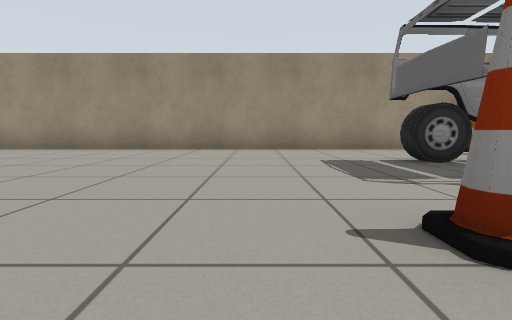
view 1 (above)

16 first-person views from a walk through a world built for the Gazebo simulator. The camera is 0.5 m above the floor, tilts 6° down and sees 85° across. Floor lines are 1 m apart. The floor is counted in squares, 1 m on a side. Each view is taken from the middle of a square. On the plan, view 1 faces up. The plan holds only what a view shows up to about 9 squares ahead; the rest is blank. The robots in the file are not drawn. Gazebo's built-in surfaces are drawn with simple patterns.

view 2
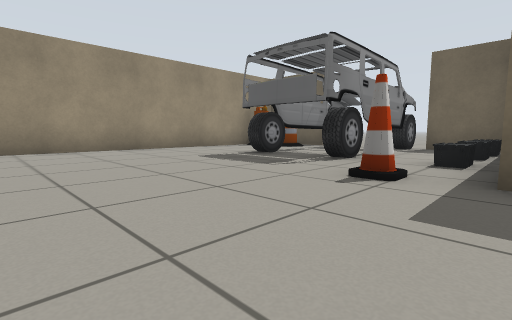

view 3
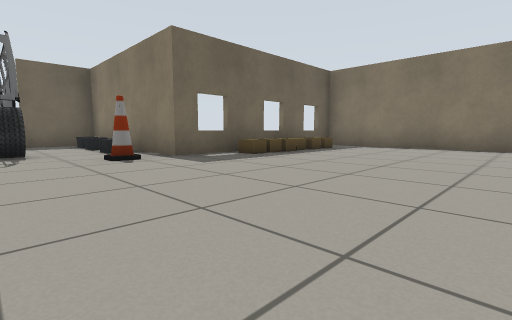

view 4
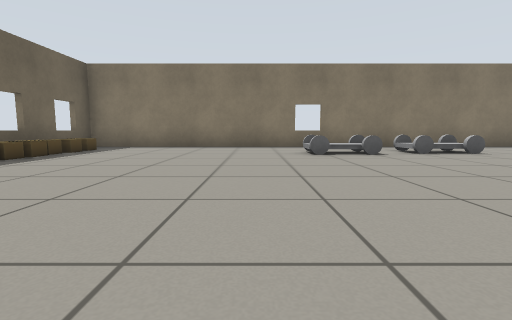

view 5
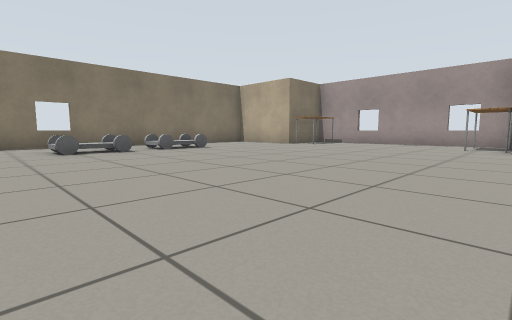

view 6
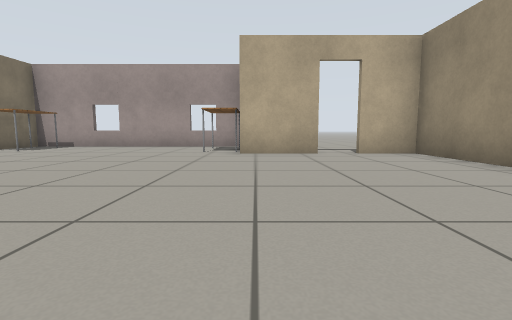

view 7
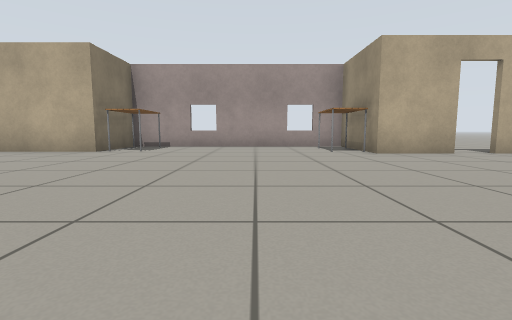

view 8
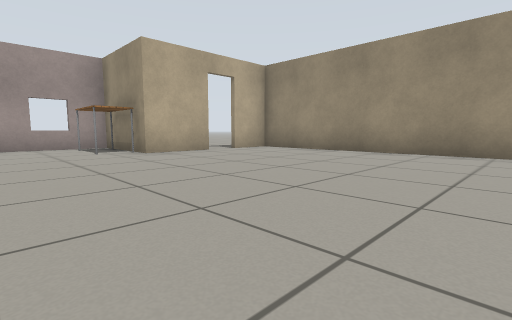

view 9
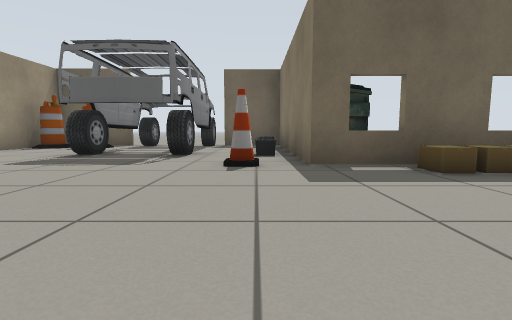

view 10
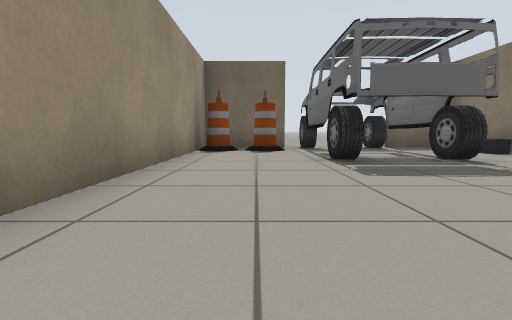

view 11
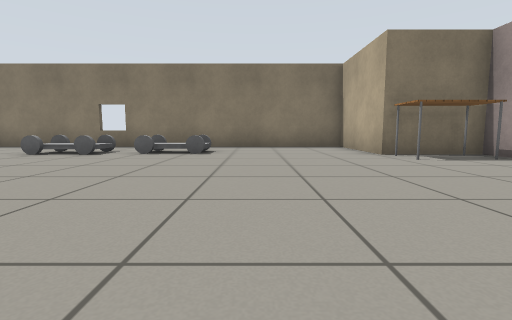

view 12
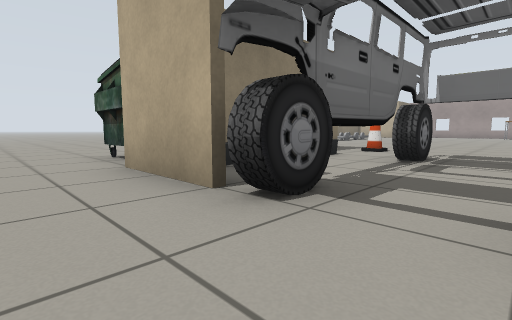

view 13
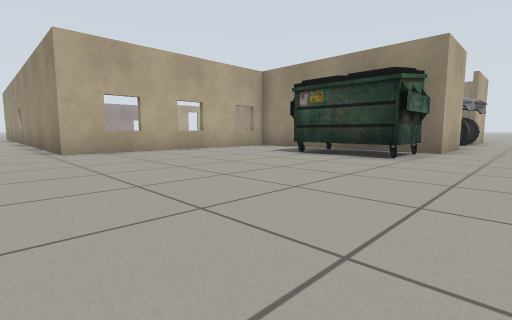

view 14
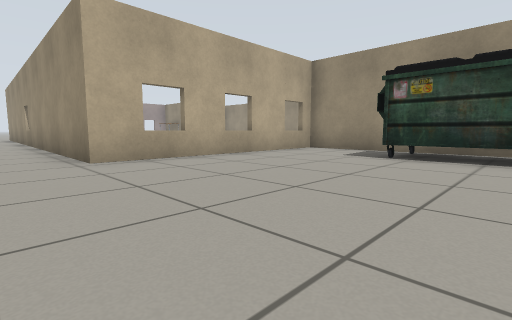

view 15
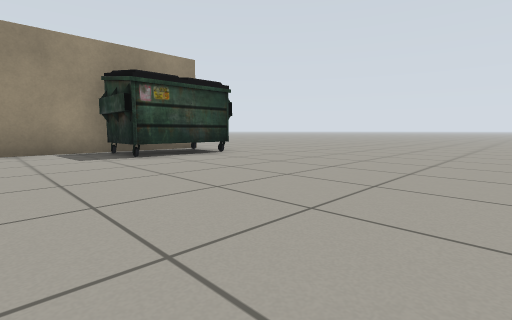

view 16
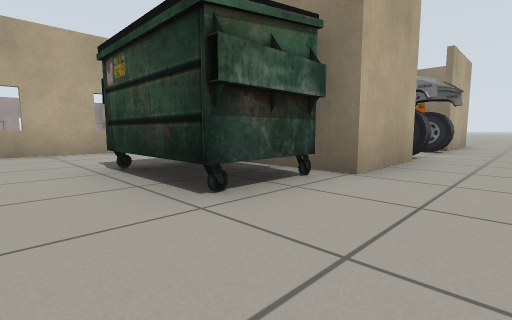

### Floor plan
Points are (right, up) in squares from view 1. A wall is a line through its corners. A room is listed if a view was taken in it or the views show most of it. See-through windows are left out.
Room 1 (views 1, 2, 3, 4, 5, 6, 7, 8, 9, 10, 11, 13, 14, 15, 16)
walls: (1.1, -0.5) (1.1, 0.2) (6.3, 0.2) (6.3, 0.6); (1.2, -3.5) (1.2, -5.8); (6.6, 0.1) (1.2, 0.1); (-12.1, 5.4) (-12.1, 3.7) (-14.7, 3.7) (-14.7, -2.8) (-12.6, -2.8) (-12.6, -5.6) (1.1, -5.6) (1.1, -3.4); (6.3, 5.5) (6.3, 7.5) (-12.1, 7.5) (-12.1, 6.2)
ways out: opening at (7, 1) to room 2; opening at (7.5, 0) to room 2; opening at (1, -7); open door at (-12, 6)
objects: table (-14, -2) to (-13, -2); table (-14, 3) to (-13, 3); car (-9, -4) to (-8, -3); car (-6, -3) to (-5, -3); cardboard box (0, -4); cardboard box (0, -2); cardboard box (0, -1) to (1, -1); cardboard box (1, -3); cardboard box (1, -2); cone (1, 1); car (2, 2) to (7, 5); other object (3, 1); dumpster (4, -2) to (6, -1); other object (4, 1); other object (5, 1) to (6, 1); barrel (5, 6); barrel (5, 7)
Room 2 (view 12)
walls: (6.6, 7.8) (6.6, 5.4); (6.6, 0.6) (6.6, 0.1)
ways out: opening at (7, 1) to room 1; opening at (7.5, 0) to room 1

Where each view was taken, in squares from view 1:
view 1: 0 up, 0 right, facing up
view 2: 0 up, 2 left, facing up-right
view 3: 3 up, 4 left, facing down-right
view 4: 3 up, 4 left, facing down
view 5: 4 up, 4 left, facing down-left
view 6: 4 up, 6 left, facing left
view 7: 1 up, 6 left, facing left
view 8: 1 up, 6 left, facing up-left
view 9: 1 up, 3 left, facing right
view 10: 6 up, 2 left, facing right
view 11: 3 up, 10 left, facing down
view 12: 4 up, 8 right, facing down-left
view 13: 7 down, 8 right, facing up-left
view 14: 7 down, 6 right, facing up-left
view 15: 7 down, 2 right, facing up-right
view 16: 3 down, 8 right, facing up-left
